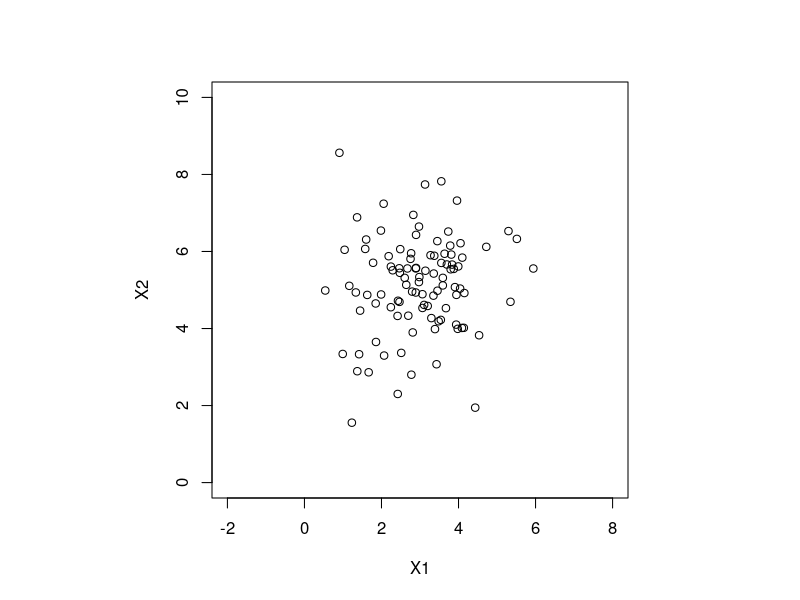
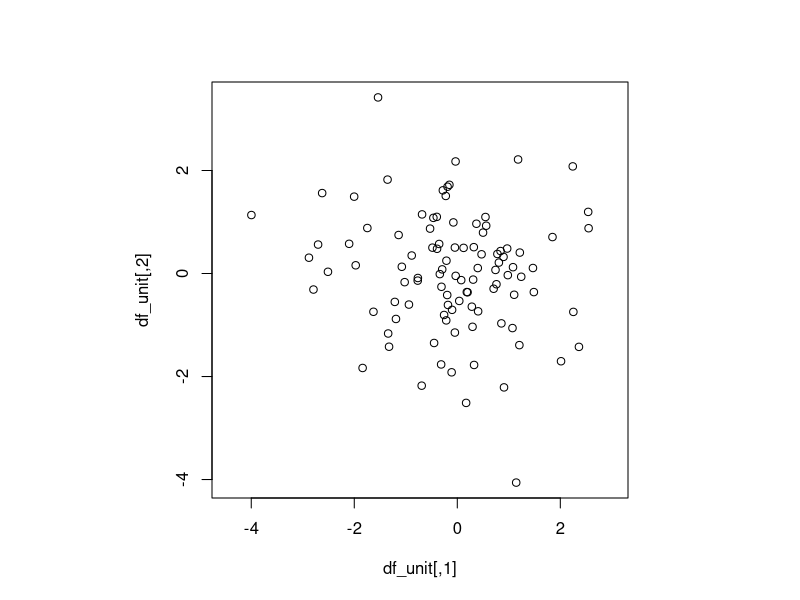
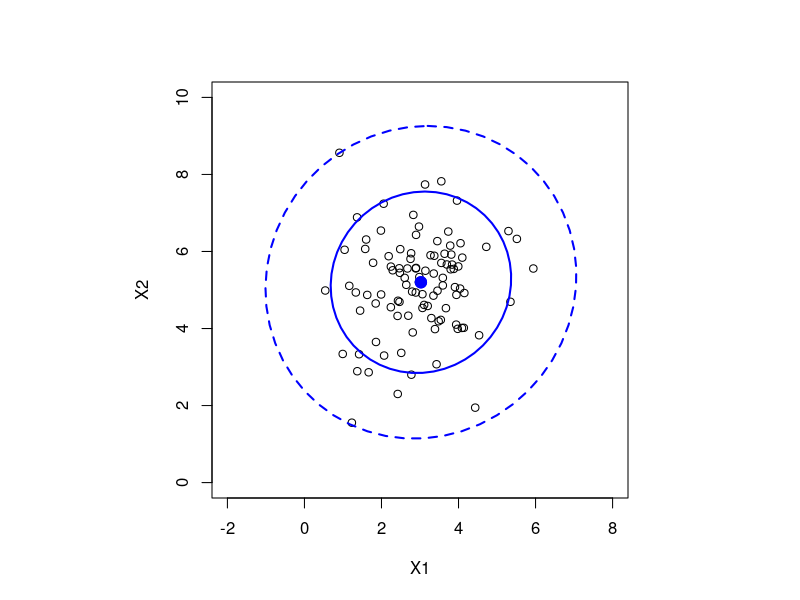
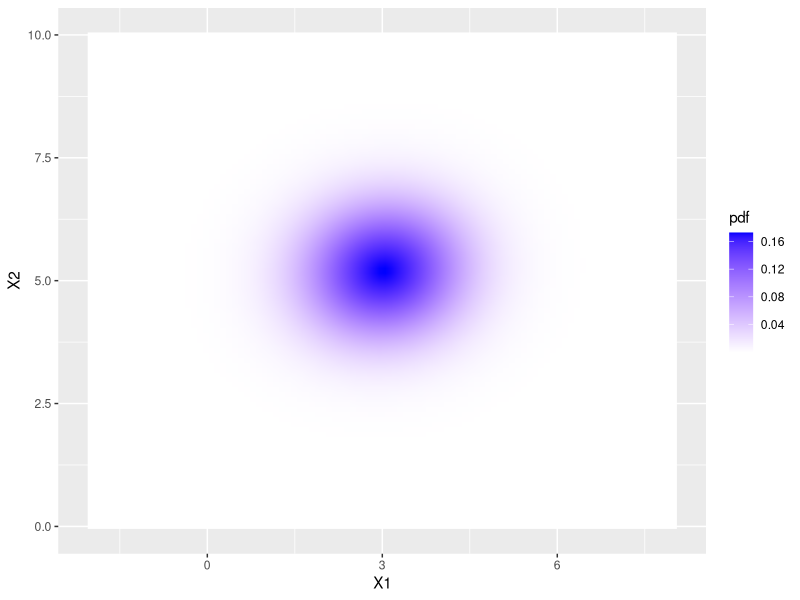

Write the R code that produced these figures, in order.
## ---- chunk 1
knitr::opts_chunk$set(echo = TRUE)
## ---- chunk 2
# install.packages("mvtnorm")
# install.packages("robust")
# install.packages("car")
# install.packages("pracma")
# install.packages("ggplot2")
suppressMessages(library(mvtnorm))
suppressMessages(library(robust))
suppressMessages(library(car))
suppressMessages(library(pracma))
suppressMessages(library(ggplot2))
## ---- chunk 3
rndsample = rmvnorm(100,mean=c(3,5),sigma=matrix(c(1,0.5,0.5,2),2,2))
colnames(rndsample) = c("X1","X2")
df = data.frame(rndsample)
par(pty="s")
plot(df,asp=1,xlim=c(-2,8),ylim=c(0,10))
## ---- chunk 4
robfit = covRob(df)
print(robfit$center)
print(robfit$cov)
## ---- chunk 5
decov = svd(robfit$cov)
matS = diag(sqrt(decov$d))
matR = decov$u
matC = robfit$center
df_unit = as.matrix(sweep(df,2,matC,"-")) %*% solve(matR) %*% solve(matS)
par(pty="s")
plot(df_unit,asp=1)
## ---- chunk 6
nDim = 2
cumP = 0.95
radiProb = sqrt(qchisq(cumP,nDim))
dist = sqrt(rowSums(df_unit^2))
radiEvlp = max(dist)
par(pty="s")
plot(df,asp=1,xlim=c(-2,8),ylim=c(0,10))
ellipse(robfit$center,robfit$cov,radiProb)
ellipse(robfit$center,robfit$cov,radiEvlp,lty="dashed")
## ---- chunk 7
XY = meshgrid(seq(-2,8,length=100),seq(0,10,length=100))
XY = data.frame(as.vector(XY$X),as.vector(XY$Y))
colnames(XY) = c("X1","X2")
XY$pdf = dmvnorm(XY,mean=robfit$center,sigma=robfit$cov)
ggplot(XY,aes(X1,X2)) + 
    geom_raster(aes(fill=pdf),interpolate=TRUE) + 
    scale_fill_gradientn(colours=c("white","blue"))
